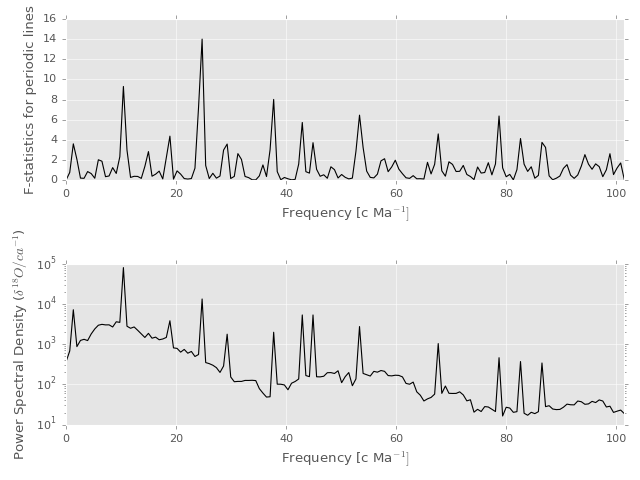

Generate this figure with Python:
import matplotlib as mpl
mpl.rcParams['font.size'] = 9.0
import matplotlib.pyplot as plt
plt.style.use("ggplot")
from mtspec import mtspec
from mtspec.util import _load_mtdata

data = _load_mtdata('v22_174_series.dat.gz')
spec, freq, jackknife, fstatistics, _ = mtspec(data, 4930., 3.5,
        number_of_tapers=5, nfft=312, statistics=True, rshape=0,
        fcrit=0.9)
# In to million years.
freq *= 1E6

fig = plt.figure()
ax1 = fig.add_subplot(2, 1, 1)
ax1.plot(freq, fstatistics, color='black')
ax1.set_xlim(freq[0], freq[-1])
ax1.set_xlabel("Frequency [c Ma$^{-1}]$")
ax1.set_ylabel("F-statistics for periodic lines")

ax2 = fig.add_subplot(2, 1, 2)
ax2.set_yscale('log')
ax2.plot(freq, spec, color='black')
ax2.set_xlim(freq[0], freq[-1])
ax2.set_xlabel("Frequency [c Ma$^{-1}]$")
ax2.set_ylabel("Power Spectral Density ($\delta^{18}O/ca^{-1}$)")

plt.tight_layout()
